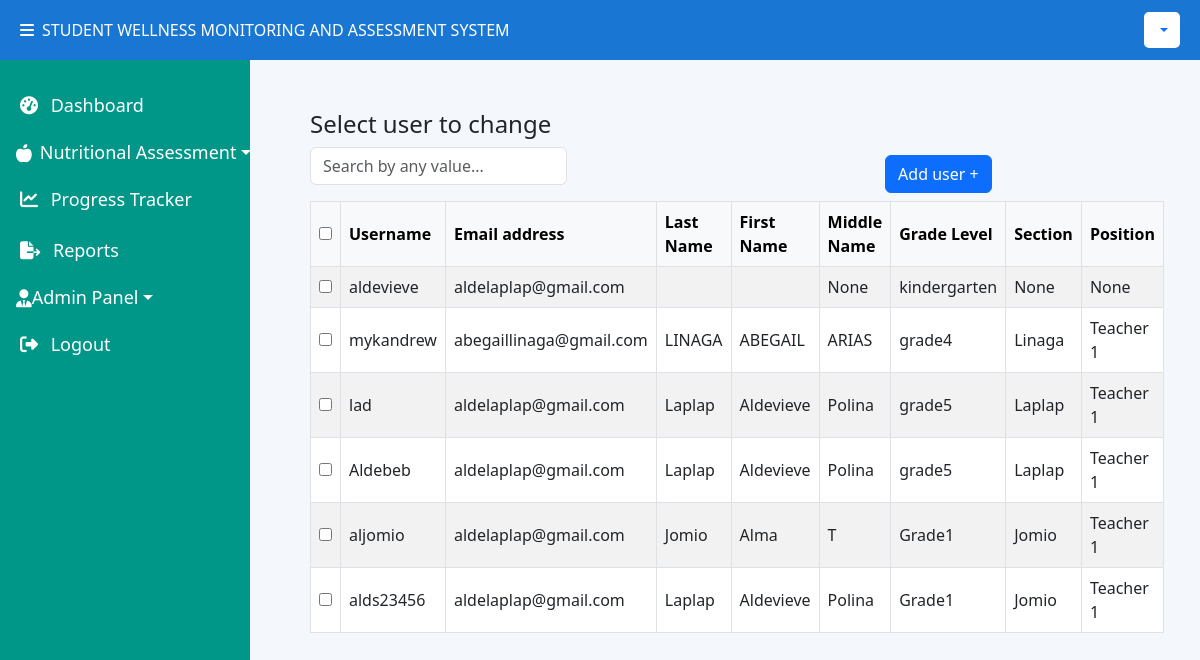
Page /adminpanel/users/ on the committed database.
### adminpanel/models.py (models this page shows, shortened)
class CustomUser(AbstractUser):
    GRADE_LEVEL_CHOICES = [
        ('Kindergarten', 'Kindergarten'),
        ('Grade1', 'Grade 1'),
        ('Grade2', 'Grade 2'),
        ('Grade3', 'Grade 3'),
        ('Grade4', 'Grade 4'),
        ('Grade5', 'Grade 5'),
        ('Grade6', 'Grade 6'),
    ]
    middle_name = models.CharField(max_length=25, blank=True, null=True)
    grade_level = models.CharField(max_length=20, choices=GRADE_LEVEL_CHOICES)
    section = models.CharField(max_length=25, blank=True, null=True)
    position = models.CharField(max_length=25, blank=True, null=True)

### adminpanel/views.py (the view)
# urls.py: path('users/', views.user_list, name='user_list'),
def user_list(request):
    users = User.objects.all()
    return render(request, 'adminpanel/user.html', {'users': users})

### adminpanel/templates/adminpanel/user.html (shortened to what this page needs)
{% extends 'accounts/home.html' %}
{% block content %}
<!DOCTYPE html>
<html lang="en">
<head>
  <link href="https://cdn.jsdelivr.net/npm/bootstrap@5.3.0/dist/css/bootstrap.min.css" rel="stylesheet">
</head>
<body>
<div class="container-fluid">
  <div class="row">
    <div class="col-md-10 content">
      <h4>Select user to change</h4>
      <div class="d-flex justify-content-between align-items-center">
        <form class="d-flex" style="max-width: 300px;">
          <input type="text" id="userSearch" class="form-control mb-3" placeholder="Search by any value...">
        </form>
        <button type="button" class="btn btn-primary" data-bs-toggle="modal" data-bs-target="#addUserModal">
          Add user +
        </button>
      </div>
      <table class="table table-striped table-bordered" id="userTable">
        <thead class="table-light">
          <tr>
            <th><input type="checkbox"></th>
            <th>Username</th>
            <th>Email address</th>
            <th>Last Name</th>
            <th>First Name</th>
            <th>Middle Name</th>
            <th>Grade Level</th>
            <th>Section</th>
            <th>Position</th>
          </tr>
        </thead>
          {% for user in users %}
          <tr>
            <td><input type="checkbox"></td>
            <td>{{user.username}}</td>
            <td>{{user.email}}</td>
            <td>{{user.last_name}}</td>
            <td>{{user.first_name}}</td>
            <td>{{user.middle_name}}</td>
            <td>{{user.grade_level}}</td>
            <td>{{user.section}}</td>
            <td>{{user.position}}</td>
          </tr>
          {% endfor %}
      </table>
    </div>
  </div>
</div>
</body>
</html>
{% endblock %}

### accounts/templates/accounts/home.html (shortened to what this page needs)
<!DOCTYPE html>
<html lang="en">
<head>
  <link rel="stylesheet" href="https://cdnjs.cloudflare.com/ajax/libs/font-awesome/6.4.0/css/all.min.css">
  <link href="https://cdn.jsdelivr.net/npm/bootstrap@5.3.0/dist/css/bootstrap.min.css" rel="stylesheet">
</head>
<body>
<div class="topbar">
  <div><i class="fas fa-bars me-2"></i>STUDENT WELLNESS MONITORING AND ASSESSMENT SYSTEM</div>
  <div class="user-dropdown dropdown">
    <button class="btn btn-white dropdown-toggle text-primary fw-bold" type="button" data-bs-toggle="dropdown" aria-expanded="false">
    </button>
  </div>
</div>
<div class="sidenav">
  <a href="{% url 'dashboard' %}"><i class="fas fa-tachometer-alt me-2"></i> Dashboard</a>
  <div class="dropdown">
    <a class="dropdown-toggle d-flex align-items-center text-white px-3 py-2 w-100" href="#" data-bs-toggle="dropdown" aria-expanded="false">
      <i class="fas fa-apple-alt me-2"></i>
      <span>Nutritional Assessment</span>
    </a>
  </div>
  <a href="{% url 'student_progress' %}"><i class="fa fa-line-chart me-2"></i> Progress Tracker</a>
  <a href="{% url 'report' %}"><i class="fas fa-file-export me-2"></i> Reports</a>
  <div class="dropdown">
    <a class="dropdown-toggle d-flex align-items-center text-white px-3 py-2 w-100" href="#" data-bs-toggle="dropdown" aria-expanded="false">
      <i class="fa-solid fa-user-tie"></i>
      <span>Admin Panel</span>
    </a>
  </div>
  <a href="{% url 'logout' %}"><i class="fas fa-sign-out-alt me-2"></i> Logout</a>
</div>
<div class="main">
  {% block content %}
  {% endblock %}
</div>
</body>
</html>

### accounts/templates/accounts/home.html (style rules this page uses)
body { font-family: "Lato", sans-serif; margin: 0; }
.topbar { position: fixed; top: 0; left: 0; right: 0; height: 60px; background-color: #1976d2; color: white; display: flex; justify-content: space-between; align-items: center; padding: 0 20px; z-index: 1000; }
.topbar .user-dropdown .dropdown-toggle { background-color: white; color: #1976d2; border: none; padding: 6px 12px; border-radius: 5px; font-weight: bold; }
.sidenav { position: fixed; top: 60px; left: 0; width: 250px; height: calc(100vh - 60px); background-color: #009688; overflow-y: auto; padding-top: 20px; }
.sidenav a, .sidenav .dropdown-toggle { display: block; padding: 12px 20px; font-size: 18px; color: white; text-decoration: none; }
.main { margin-left: 250px; padding: 80px 30px 30px 30px; background-color: #f4f7fc; min-height: 100vh; }

### adminpanel/templates/adminpanel/user.html (style rules this page uses)
body { font-family: 'Segoe UI', sans-serif; background: #f8f9fa; }
.content { padding: 30px; }
.table th, .table td { vertical-align: middle; }

### rows in the picture
CustomUser: username "aldevieve", email "aldelaplap@gmail.com", middle_name "None", grade_level "kindergarten", section "None", position "None"
CustomUser: username "mykandrew", email "abegaillinaga@gmail.com", last_name "LINAGA", first_name "ABEGAIL", middle_name "ARIAS", grade_level "grade4", section "Linaga", position "Teacher 1"
CustomUser: username "lad", email "aldelaplap@gmail.com", last_name "Laplap", first_name "Aldevieve", middle_name "Polina", grade_level "grade5", section "Laplap", position "Teacher 1"
CustomUser: username "Aldebeb", email "aldelaplap@gmail.com", last_name "Laplap", first_name "Aldevieve", middle_name "Polina", grade_level "grade5", section "Laplap", position "Teacher 1"
CustomUser: username "aljomio", email "aldelaplap@gmail.com", last_name "Jomio", first_name "Alma", middle_name "T", grade_level "Grade1", section "Jomio", position "Teacher 1"
CustomUser: username "alds23456", email "aldelaplap@gmail.com", last_name "Laplap", first_name "Aldevieve", middle_name "Polina", grade_level "Grade1", section "Jomio", position "Teacher 1"
